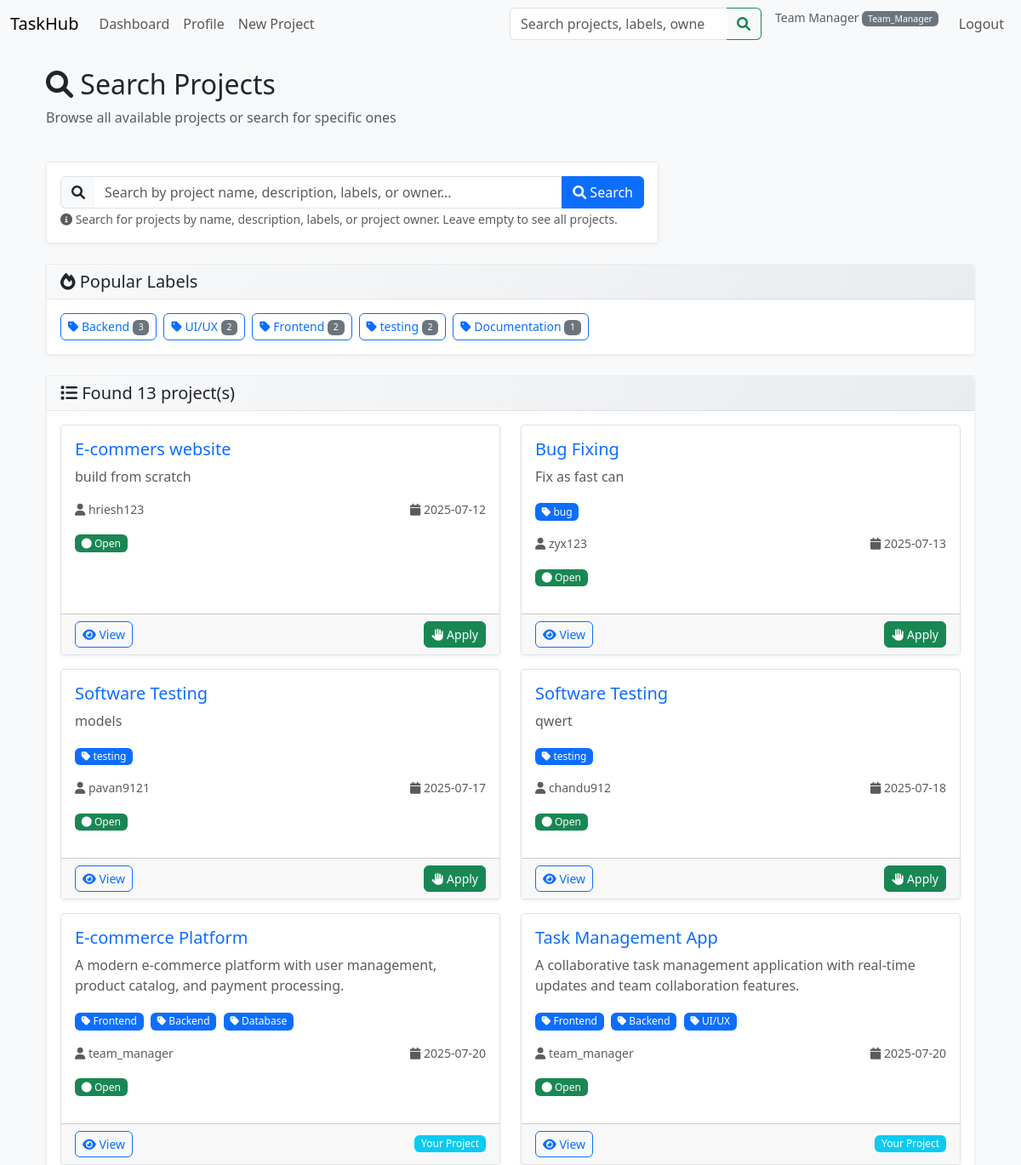
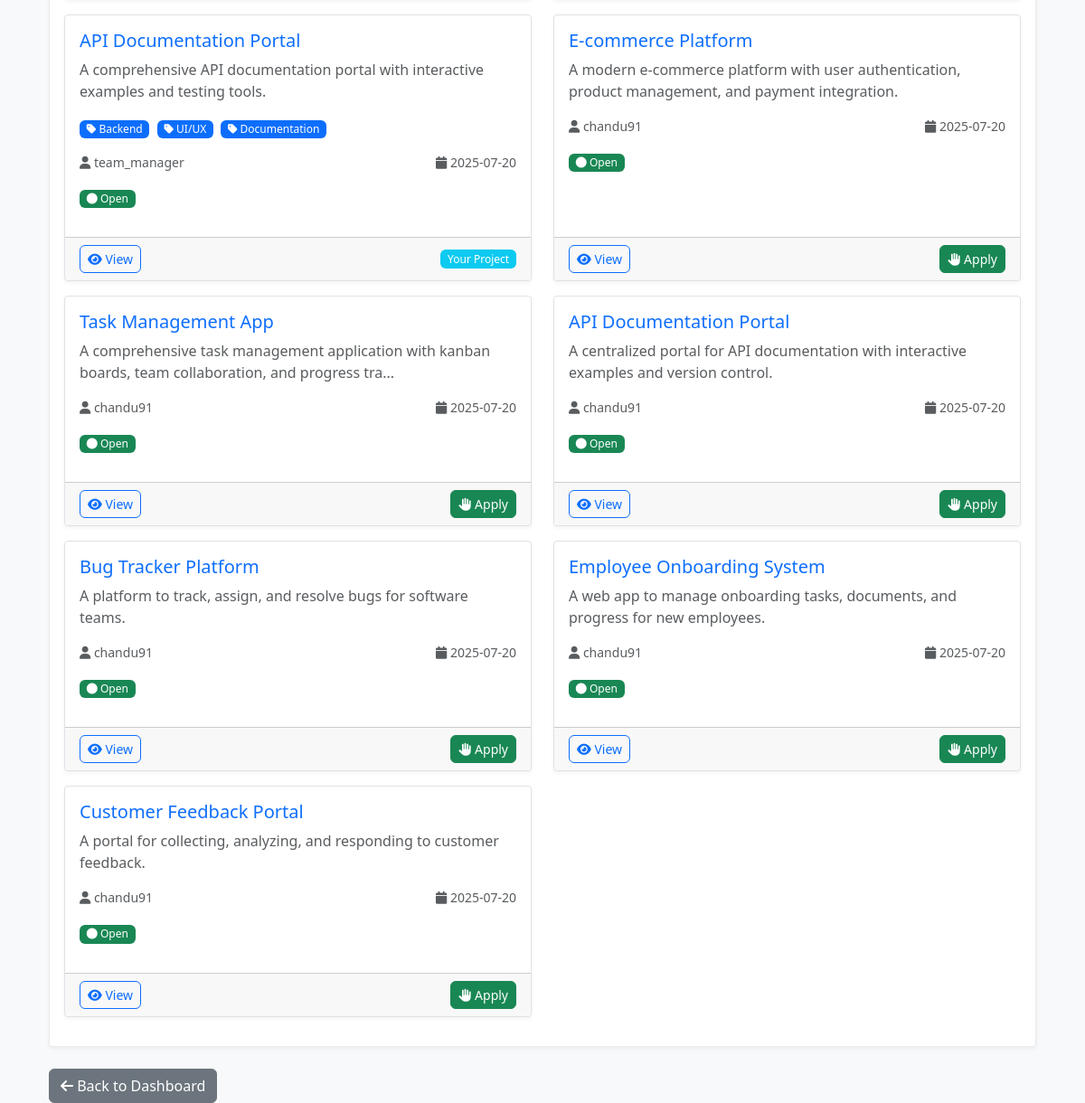
/projects/search (signed in), run on the app's committed database (2 pictures, top to bottom).
### models/user.py (models this page shows, shortened)
class User(db.Model, UserMixin):
    __tablename__ = 'user'
    id = db.Column(db.Integer, primary_key=True)
    username = db.Column(db.String(80), unique=True, nullable=False, index=True)
    email = db.Column(db.String(120), unique=True, nullable=False, index=True)
    password_hash = db.Column(db.String(128), nullable=False)
    role = db.Column(
        db.Enum('visitor', 'developer', 'team_manager', 'admin', name='user_roles'),
        default='visitor',
        nullable=False
    )
    created_at = db.Column(db.DateTime, default=datetime.utcnow)
    updated_at = db.Column(
        db.DateTime,
        default=datetime.utcnow,
        onupdate=datetime.utcnow
    )
    full_name = db.Column(db.String(150))
    job_title = db.Column(db.String(100))
    department = db.Column(db.String(100))
    organization = db.Column(db.String(150))
    location = db.Column(db.String(100))
    bio = db.Column(db.Text)
    avatar_url = db.Column(db.String(255))
    team_id = db.Column(db.Integer, db.ForeignKey('team.id'), nullable=True)
    is_team_leader = db.Column(db.Boolean, default=False)
    owned_projects = db.relationship(
        'Project',
        back_populates='owner',
        lazy='dynamic'
    )
    projects = db.relationship(
        'Project',
        secondary='project_members',
        back_populates='members',
        lazy='dynamic'
    )
    tasks_created = db.relationship(
        'Task',
        back_populates='creator',
        foreign_keys='Task.creator_id',
        lazy='dynamic'
    )
    assigned_tasks = db.relationship(
        'Task',
        foreign_keys='Task.assignee_id',
        back_populates='assignee',
        lazy='dynamic'
    )
    reported_tasks = db.relationship(
        'Task',
        foreign_keys='Task.reporter_id',
        back_populates='reporter',
        lazy='dynamic'
    )
    task_membership = db.relationship(
        'TaskMember',
        back_populates='user',
        lazy='dynamic',
        cascade='all, delete-orphan'
    )
    tickets_created = db.relationship(
        'Ticket',
        back_populates='creator',
        lazy='dynamic',
        cascade='all, delete-orphan'
    )
    role_applications = db.relationship(
        'RoleApplication',
        back_populates='applicant',
        lazy='dynamic',
        cascade='all, delete-orphan',
        foreign_keys='RoleApplication.applicant_id'
    )
    project_applications = db.relationship(
        'ProjectApplication',
        back_populates='applicant',
        lazy='dynamic',
        cascade='all, delete-orphan',
        foreign_keys='ProjectApplication.applicant_id'
    )

### models/project.py (models this page shows, shortened)
class Label(db.Model):
    __tablename__ = 'label'
    id = db.Column(db.Integer, primary_key=True)
    name = db.Column(db.String(50), nullable=False, unique=True)
    color = db.Column(db.String(7), default='#007bff')  # Hex color code
    description = db.Column(db.String(200))
    created_at = db.Column(db.DateTime, default=datetime.utcnow)
    projects = db.relationship(
        'Project',
        secondary=project_labels,
        back_populates='labels',
        lazy='dynamic'
    )

class Project(db.Model):
    __tablename__ = 'project'
    id = db.Column(db.Integer, primary_key=True)
    name = db.Column(db.String(150), nullable=False)
    description = db.Column(db.Text)
    status = db.Column(
        db.Enum('open', 'closed', name='project_status'),
        default='open',
        nullable=False
    )
    owner_id = db.Column(db.Integer, db.ForeignKey('user.id'), nullable=False)
    team_id = db.Column(db.Integer, db.ForeignKey('team.id'), nullable=True)
    created_at = db.Column(db.DateTime, default=datetime.utcnow)
    updated_at = db.Column(
        db.DateTime,
        default=datetime.utcnow,
        onupdate=datetime.utcnow
    )
    owner = db.relationship(
        'User',
        back_populates='owned_projects'
    )
    members = db.relationship(
        'User',
        secondary=project_members,
        back_populates='projects',
        lazy='dynamic'
    )
    labels = db.relationship(
        'Label',
        secondary=project_labels,
        back_populates='projects',
        lazy='dynamic'
    )
    tasks = db.relationship(
        'Task',
        back_populates='project',
        lazy='dynamic',
        cascade='all, delete-orphan'
    )
    tickets = db.relationship(
        'Ticket',
        back_populates='project',
        lazy='dynamic',
        cascade='all, delete-orphan'
    )

### routes/project_routes.py (the view)
@project_bp.route("/search")
@login_required
def search_projects():
    search_query = request.args.get('labels', '').strip()
    projects = []
    error_message = None
    try:
        if not search_query:
            projects = search_projects_enhanced("", current_user)
            search_query = ""
        else:
            projects = search_projects_enhanced(search_query, current_user)
    except Exception as e:
        print(f"Search error: {e}")
        error_message = "No records found. (Database or search error)"
    popular_labels = get_popular_labels(5)
    return render_template(
        "project_search.html",
        projects=projects,
        search_labels=search_query,
        popular_labels=popular_labels,
        error_message=error_message
    )

### controllers/project_controllers.py (called while the page is built, shortened)
def search_projects_enhanced(search_query, user=None):
    if not search_query or not search_query.strip():
        projects = Project.query.filter(Project.status == 'open').all()
    return projects

def get_popular_labels(limit=10):
    return db.session.query(Label, db.func.count(Project.id).label('project_count')).select_from(
        Label
    ).join(
        project_labels, Label.id == project_labels.c.label_id
    ).join(
        Project, project_labels.c.project_id == Project.id
    ).group_by(Label.id).order_by(
        db.func.count(Project.id).desc()
    ).limit(limit).all()

### templates/project_search.html (shortened to what this page needs)
{% extends "base.html" %}
{% block content %}
<div class="container">
  <div class="row mb-4">
    <div class="col">
      <h2><i class="fas fa-search"></i> Search Projects</h2>
      {% if search_labels %}
        <p class="text-muted">Showing projects matching: <strong>{{ search_labels }}</strong></p>
      {% else %}
        <p class="text-muted">Browse all available projects or search for specific ones</p>
      {% endif %}
    </div>
  </div>
  <div class="row mb-4">
    <div class="col-md-8">
      <div class="card">
        <div class="card-body">
          <form method="GET" action="{{ url_for('projects.search_projects') }}" class="d-flex search-form">
            <div class="input-group">
              <span class="input-group-text">
                <i class="fas fa-search"></i>
              </span>
              <input type="text" class="form-control" name="labels"
                     placeholder="Search by project name, description, labels, or owner..."
                     value="{{ search_labels }}"
                     aria-label="Search projects">
              <button type="submit" class="btn btn-primary">
                <i class="fas fa-search"></i> Search
              </button>
            </div>
          </form>
          <small class="form-text text-muted mt-2">
            <i class="fas fa-info-circle"></i>
            Search for projects by name, description, labels, or project owner. Leave empty to see all projects.
          </small>
        </div>
      </div>
    </div>
  </div>
  {% if popular_labels %}
  <div class="row mb-4">
    <div class="col">
      <div class="card">
        <div class="card-header">
          <h5 class="mb-0"><i class="fas fa-fire"></i> Popular Labels</h5>
        </div>
        <div class="card-body">
          <div class="d-flex flex-wrap gap-2 popular-labels">
            {% for label, count in popular_labels %}
            <a href="{{ url_for('projects.search_projects', labels=label.name) }}"
               class="btn btn-outline-primary btn-sm">
              <i class="fas fa-tag"></i> {{ label.name }}
              <span class="badge bg-secondary">{{ count }}</span>
            </a>
            {% endfor %}
          </div>
        </div>
      </div>
    </div>
  </div>
  {% endif %}
  <div class="row">
    <div class="col">
      {% if error_message %}
        <div class="alert alert-warning text-center">
          <i class="fas fa-exclamation-circle"></i> {{ error_message }}
        </div>
      {% elif projects %}
        <div class="card">
          <div class="card-header">
            <h5 class="mb-0">
              <i class="fas fa-list"></i> Found {{ projects|length }} project(s)
            </h5>
          </div>
          <div class="card-body">
            <div class="row">
              {% for project in projects %}
              <div class="col-md-6 mb-3">
                <div class="card h-100 border">
                  <div class="card-body">
                    <h5 class="card-title">
                      <a href="{{ url_for('projects.detail', proj_id=project.id) }}" class="text-decoration-none">
                        {{ project.name }}
                      </a>
                    </h5>
                    {% if project.description %}
                    <p class="card-text text-muted">{{ project.description[:100] }}{% if project.description|length > 100 %}...{% endif %}</p>
                    {% endif %}
                    {% if project.labels.all() %}
                    <div class="mb-3">
                      {% for label in project.labels %}
                      <span class="badge bg-primary me-1">
                        <i class="fas fa-tag"></i> {{ label.name }}
                      </span>
                      {% endfor %}
                    </div>
                    {% endif %}
                    <div class="d-flex justify-content-between align-items-center mb-3">
                      <small class="text-muted">
                        <i class="fas fa-user"></i> {{ project.owner.username or project.owner.email }}
                      </small>
                      <small class="text-muted">
                        <i class="fas fa-calendar"></i> {{ project.created_at.strftime('%Y-%m-%d') }}
                      </small>
                    </div>
                    <div class="mb-3">
                      <span class="badge bg-{{ 'success' if project.status == 'open' else 'secondary' }}">
                        <i class="fas fa-circle"></i> {{ project.status.title() }}
                      </span>
                    </div>
                  </div>
                  <div class="card-footer">
                    <div class="d-flex justify-content-between align-items-center">
                      <a href="{{ url_for('projects.detail', proj_id=project.id) }}" class="btn btn-sm btn-outline-primary">
                        <i class="fas fa-eye"></i> View
                      </a>
                      {% if current_user.id != project.owner_id and not project.members.filter_by(id=current_user.id).first() %}
                        <a href="{{ url_for('projects.apply', proj_id=project.id) }}" class="btn btn-sm btn-success">
                          <i class="fas fa-hand-paper"></i> Apply
                        </a>
                      {% elif current_user.id == project.owner_id %}
                        <span class="badge bg-info">Your Project</span>
                      {% elif project.members.filter_by(id=current_user.id).first() %}
                        <span class="badge bg-secondary">Member</span>
                      {% endif %}
                    </div>
                  </div>
                </div>
              </div>
              {% endfor %}
            </div>
          </div>
        </div>
      {% endif %}
    </div>
  </div>
  <div class="row mt-4">
    <div class="col">
      <a href="{{ url_for('main.dashboard') }}" class="btn btn-secondary">
        <i class="fas fa-arrow-left"></i> Back to Dashboard
      </a>
    </div>
  </div>
</div>
{% endblock %}

### templates/base.html (shortened to what this page needs)
<!DOCTYPE html>
<html lang="en">
<head>
  <link
    href="https://cdn.jsdelivr.net/npm/bootstrap@5.3.0/dist/css/bootstrap.min.css"
    rel="stylesheet"
  >
  <link rel="stylesheet" href="https://cdnjs.cloudflare.com/ajax/libs/font-awesome/6.0.0/css/all.min.css">
  <link rel="stylesheet" href="{{ url_for('static', filename='css/style.css') }}">
</head>
<body>
<nav class="navbar navbar-expand-lg navbar-light bg-light mb-4">
  <div class="container-fluid">
            <a class="navbar-brand" href="{{ url_for('main.index') }}">TaskHub</a>
    <div class="collapse navbar-collapse">
      <ul class="navbar-nav me-auto">
        {% if current_user.is_authenticated %}
          <li class="nav-item">
            <a class="nav-link" href="{{ url_for('main.dashboard') }}">Dashboard</a>
          </li>
          <li class="nav-item">
            <a class="nav-link" href="{{ url_for('main.profile') }}">Profile</a>
          </li>
          {% if current_user.role in ['admin', 'team_manager'] %}
          <li class="nav-item">
            <a class="nav-link" href="{{ url_for('projects.create') }}">New Project</a>
          </li>
          {% endif %}
        {% endif %}
      </ul>
      {% if current_user.is_authenticated %}
      <form class="d-flex me-3" method="GET" action="{{ url_for('projects.search_projects') }}" style="min-width: 250px;">
        <div class="input-group">
          <input class="form-control" type="search" name="labels" placeholder="Search projects, labels, owners..."
                 aria-label="Search projects by labels, names, or owners">
          <button class="btn btn-outline-success" type="submit">
            <i class="fas fa-search"></i>
          </button>
        </div>
      </form>
      {% endif %}
      <ul class="navbar-nav">
        {% if current_user.is_authenticated %}
          <li class="nav-item">
            <span class="navbar-text me-3">
              <small class="text-muted">
                {{ current_user.full_name }}
                <span class="badge bg-{{ 'primary' if current_user.role == 'admin' else 'secondary' }}">
                  {{ current_user.role.title() }}
                </span>
              </small>
            </span>
          </li>
          <li class="nav-item">
            <a class="nav-link" href="{{ url_for('auth.logout') }}">Logout</a>
          </li>
        {% endif %}
      </ul>
    </div>
  </div>
</nav>
<div class="container">
  {% block content %}{% endblock %}
</div>
</body>
</html>

### static/css/style.css (style rules this page uses)
body { background-color: #f8f9fa; }
.navbar .input-group { max-width: 300px; }
.navbar .input-group .form-control { border-right: none; }
.navbar .input-group .btn { border-left: none; border-top-left-radius: 0; border-bottom-left-radius: 0; }
.search-form .input-group-text { background-color: #f8f9fa; border-right: none; }
.search-form .form-control { border-left: none; }
.popular-labels .btn { transition: all 0.2s ease; }
.card { border-radius: 0.25rem; }
.card { box-shadow: 0 2px 4px rgba(0,0,0,0.05); border: 1px solid rgba(0,0,0,0.08); transition: box-shadow 0.2s ease; }
.card-header { background: linear-gradient(135deg, #f8f9fa 0%, #e9ecef 100%); border-bottom: 1px solid rgba(0,0,0,0.08); }
.badge { font-weight: 500; }
.btn { border-radius: 6px; font-weight: 500; transition: all 0.2s ease; }

### data on the page
User: full_name "Team Manager", role "Team_Manager"
Label: name "Backend", count "3"
Label: name "UI/UX", count "2"
Label: name "Frontend", count "2"
Label: name "testing", id "2"
Label: name "Documentation", count "1"
Project: name "E-commers website", description "build from scratch", owner "hriesh123", created_at "2025-07-12", status "Open"
Project: name "Bug Fixing", description "Fix as fast can", owner "zyx123", created_at "2025-07-13", status "Open"
Label: name "bug"
Project: name "Software Testing", description "models", owner "pavan9121", created_at "2025-07-17", status "Open"
Project: name "Software Testing", description "qwert", owner "chandu912", created_at "2025-07-18", status "Open"
Project: name "E-commerce Platform", description "A modern e-commerce platform with user management, product catalog, and payment processing.", owner "team_manager", created_at "2025-07-20", status "Open", shows "Your Project"
Label: name "Database"
Project: name "Task Management App", description "A collaborative task management application with real-time updates and team collaboration features.", owner "team_manager", created_at "2025-07-20", status "Open", shows "Your Project"
Project: name "API Documentation Portal", description "A comprehensive API documentation portal with interactive examples and testing tools.", owner "team_manager", created_at "2025-07-20", status "Open", shows "Your Project"
Project: name "E-commerce Platform", description "A modern e-commerce platform with user authentication, product management, and payment integration.", owner "chandu91", created_at "2025-07-20", status "Open"
Project: name "Task Management App", description "A comprehensive task management application with kanban boards, team collaboration, and progress tra", owner "chandu91", created_at "2025-07-20", status "Open"
Project: name "API Documentation Portal", description "A centralized portal for API documentation with interactive examples and version control.", owner "chandu91", created_at "2025-07-20", status "Open"
Project: name "Bug Tracker Platform", description "A platform to track, assign, and resolve bugs for software teams.", owner "chandu91", created_at "2025-07-20", status "Open"
Project: name "Employee Onboarding System", description "A web app to manage onboarding tasks, documents, and progress for new employees.", owner "chandu91", created_at "2025-07-20", status "Open"
Project: name "Customer Feedback Portal", description "A portal for collecting, analyzing, and responding to customer feedback.", owner "chandu91", created_at "2025-07-20", status "Open"

### other printed values
{{ projects|length }} "13"
